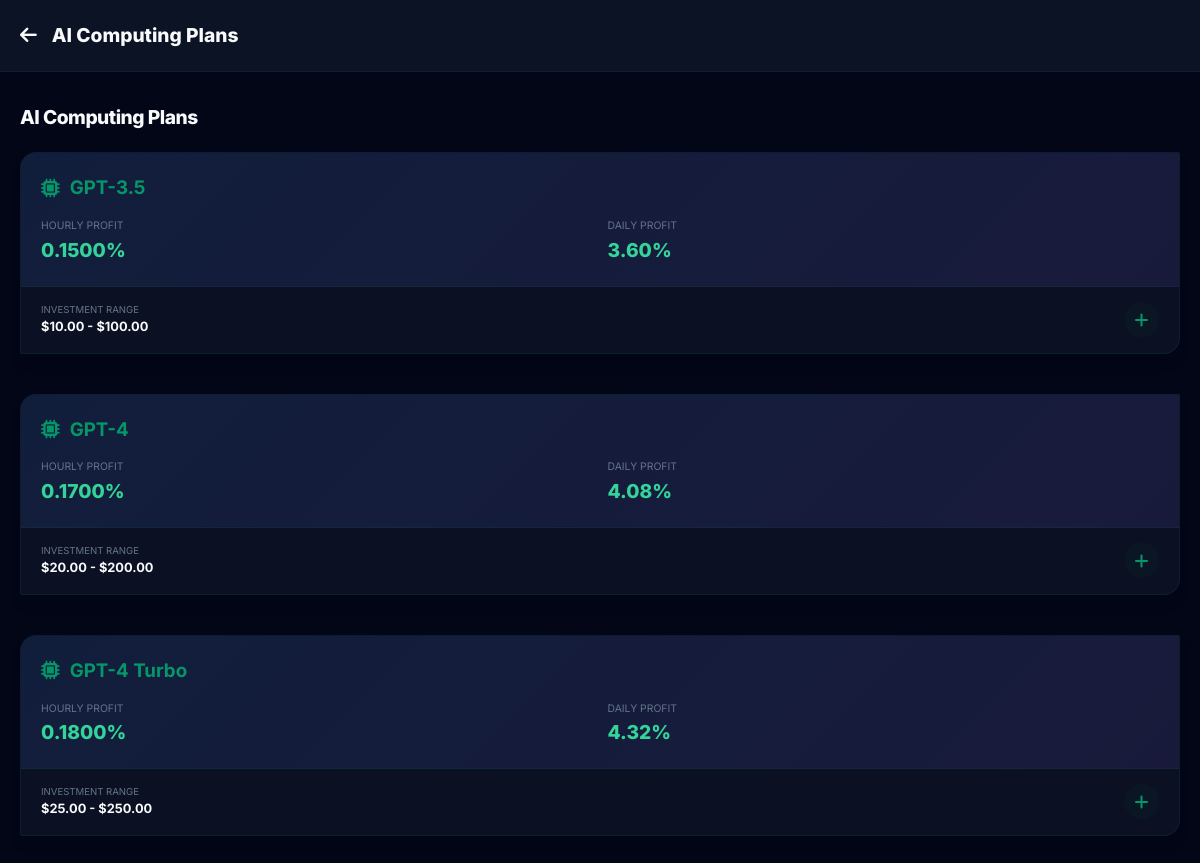
Screenshot of /invest (signed in) with the database file from the repository.
### tables this page shows
CREATE TABLE `plans` (
  `id` int(11) NOT NULL AUTO_INCREMENT,
  `name` varchar(100) NOT NULL,
  `hourly_rate` decimal(10,4) NOT NULL,
  `min_invest` decimal(15,2) DEFAULT 10.00,
  `max_invest` decimal(15,2) DEFAULT 10000.00,
  `is_active` tinyint(1) DEFAULT 1,
  `fixed_price` decimal(15,2) DEFAULT 0.00,
  PRIMARY KEY (`id`)
);

### views/invest.php (the view, shortened to what this page needs)
<?php
$user_id = $_SESSION['user_id'];
$stmt = $pdo->query("SELECT * FROM plans WHERE is_active = 1");
$plans = $stmt->fetchAll();
$stmt = $pdo->prepare("SELECT plan_id, SUM(invested_amount) as total, MIN(created_at) as started FROM user_investments WHERE user_id = ? AND status = 'active' GROUP BY plan_id");
$stmt->execute([$user_id]);
$my_investments = $stmt->fetchAll(PDO::FETCH_UNIQUE);
?>
<div class="full-screen-view"
    style="min-height: 100vh; background: var(--bs-body-bg); display: flex; flex-direction: column;">
    <header class="view-header">
        <a href="javascript:handleInvestBack()"><i class="fa-solid fa-arrow-left"></i></a>
        <h2 id="view-title">AI Computing Plans</h2>
    </header>
    <div class="invest-container" style="padding: 20px; padding-bottom: 100px; flex: 1;">
        <div id="plan-selection">
            <div class="section-title" style="margin-top: 10px;">AI Computing Plans</div>
            <div style="display: grid; gap: 20px;">
                <?php foreach ($plans as $plan):
                    $has_invest = isset($my_investments[$plan['id']]);
                    $invest_data = $my_investments[$plan['id']] ?? null;
                    ?>
                    <div class="card" onclick='selectPlan(<?php echo json_encode($plan); ?>)'
                        style="padding: 0; overflow: hidden; cursor: pointer; transition: var(--transition); border: 1px solid <?php echo $has_invest ? 'rgba(16, 185, 129, 0.3)' : 'var(--glass-border)'; ?>; position: relative;">
                        <div
                            style="background: linear-gradient(135deg, rgba(59, 130, 246, 0.1) 0%, rgba(139, 92, 246, 0.1) 100%); padding: 20px; border-bottom: 1px solid var(--glass-border);">
                            <div
                                style="display: flex; justify-content: space-between; align-items: center; margin-bottom: 15px;">
                                <h3
                                    style="margin: 0; color: var(--primary); display: flex; align-items: center; gap: 10px;">
                                    <i class="fa-solid fa-microchip"></i> <?php echo htmlspecialchars($plan['name']); ?>
                                </h3>
                            </div>
                            <div style="display: grid; grid-template-columns: 1fr 1fr; gap: 15px;">
                                <div>
                                    <div style="font-size: 0.65rem; color: var(--text-muted); text-transform: uppercase;">
                                        Hourly Profit</div>
                                    <div style="font-size: 1.2rem; font-weight: 800; color: var(--accent);">
                                        <?php echo $plan['hourly_rate']; ?>%</div>
                                </div>
                                <div>
                                    <div style="font-size: 0.65rem; color: var(--text-muted); text-transform: uppercase;">
                                        Daily Profit</div>
                                    <div style="font-size: 1.2rem; font-weight: 800; color: var(--accent);">
                                        <?php echo number_format($plan['hourly_rate'] * 24, 2); ?>%</div>
                                </div>
                            </div>
                        </div>
                        <div
                            style="padding: 15px 20px; display: flex; justify-content: space-between; align-items: center; background: rgba(0,0,0,0.1);">
                            <?php if ($has_invest): ?>
                                <div style="display: flex; gap: 20px;">
                                    <div>
                                        <span
                                            style="display: block; font-size: 0.55rem; text-transform: uppercase; color: var(--text-muted);">My
                                            Investment</span>
                                        <span
                                            style="font-weight: 700; color: var(--accent); font-size: 0.9rem;">$<?php echo number_format($invest_data['total'], 2); ?></span>
                                    </div>
                                    <div>
                                        <span
                                            style="display: block; font-size: 0.55rem; text-transform: uppercase; color: var(--text-muted);">Since</span>
                                        <span
                                            style="font-weight: 600; color: var(--text-main); font-size: 0.8rem;"><?php echo date('M j, Y', strtotime($invest_data['started'])); ?></span>
                                    </div>
                                </div>
                            <?php else: ?>
                                <div style="font-size: 0.8rem; color: var(--text-muted);">
                                    <span style="display: block; font-size: 0.6rem; text-transform: uppercase;">Investment Range</span>
                                    <span
                                        style="font-weight: 700; color: var(--text-main);">$<?php echo number_format($plan['min_invest'], 2); ?> - $<?php echo number_format($plan['max_invest'], 2); ?></span>
                                </div>
                            <?php endif; ?>
                            <div
                                style="width: 35px; height: 35px; border-radius: 50%; background: var(--glass); display: flex; align-items: center; justify-content: center; color: var(--primary);">
                                <i class="fa-solid fa-plus"></i>
                            </div>
                        </div>
                    </div>
                <?php endforeach; ?>
            </div>
        </div>
    </div>
</div>

### assets/css/style.css (style rules this page uses)
:root { --primary: #059669; --primary-glow: rgba(5, 150, 105, 0.4); --secondary: #10b981; --accent: #34d399; --bg-dark: #020617; --bg-card: rgba(15, 23, 42, 0.8); --glass: rgba(5, 150, 105, 0.03); --glass-border: rgba(5, 150, 105, 0.1); --text-main: #f8fafc; --text-muted: #64748b; --gradient: linear-gradient(135deg, #059669 0%, #10b981 100%); --transition: all 0.4s cubic-bezier(0.4, 0, 0.2, 1); --radius-chamfer: 16px 2px 16px 2px; }
* { margin: 0; padding: 0; box-sizing: border-box; font-family: 'Plus Jakarta Sans', 'Inter', sans-serif; }
body { background: var(--bg-dark); color: var(--text-main); line-height: 1.6; overflow-x: hidden; min-height: 100vh; transition: background 0.4s ease, color 0.4s ease; }
.section-title { font-size: 1.2rem; font-weight: 800; margin-bottom: 20px; letter-spacing: -0.5px; display: flex; align-items: center; gap: 12px; color: var(--text-main); }
.card { background: var(--bg-card); border: 1px solid var(--glass-border); border-radius: var(--radius-chamfer); padding: 20px; margin-bottom: 20px; box-shadow: 0 10px 15px -3px rgba(0, 0, 0, 0.1); }
#app-content>* { animation: fadeIn 0.4s ease-out forwards; }

### index.php (style rules this page uses)
.view-header { padding: 20px; background: var(--bg-card); border-bottom: 1px solid var(--glass-border); display: flex; align-items: center; gap: 15px; position: sticky; top: 0; z-index: 100; }
.view-header h2 { margin: 0; font-size: 1.2rem; font-weight: 800; color: var(--text-main); }
.view-header a { color: var(--text-main); font-size: 1.2rem; text-decoration: none; }

### rows the page displays
plans: name "GPT-3.5", hourly_rate "0.1500", $plan['hourly_rate']*24 "3.60", min_invest "10.00", max_invest "100.00"
plans: name "GPT-4", hourly_rate "0.1700", $plan['hourly_rate']*24 "4.08", min_invest "20.00", max_invest "200.00"
plans: name "GPT-4 Turbo", hourly_rate "0.1800", $plan['hourly_rate']*24 "4.32", min_invest "25.00", max_invest "250.00"
